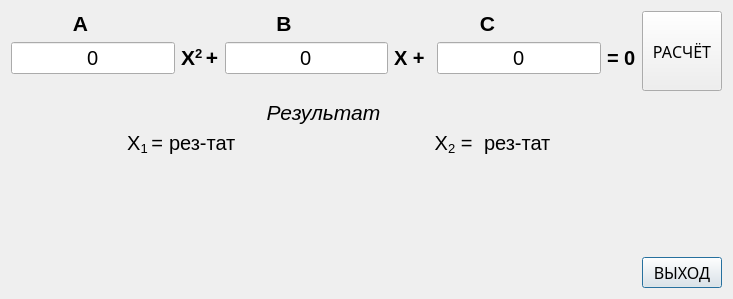
<?xml version="1.0" encoding="UTF-8"?>
<ui version="4.0">
 <class>path1</class>
 <widget class="QDialog" name="path1">
  <property name="geometry">
   <rect>
    <x>0</x>
    <y>0</y>
    <width>733</width>
    <height>299</height>
   </rect>
  </property>
  <property name="minimumSize">
   <size>
    <width>580</width>
    <height>250</height>
   </size>
  </property>
  <property name="windowTitle">
   <string>Dialog</string>
  </property>
  <layout class="QGridLayout" name="gridLayout">
   <item row="2" column="1">
    <widget class="QPushButton" name="pushButton_4">
     <property name="sizePolicy">
      <sizepolicy hsizetype="Expanding" vsizetype="Preferred">
       <horstretch>0</horstretch>
       <verstretch>0</verstretch>
      </sizepolicy>
     </property>
     <property name="font">
      <font>
       <family>Noto Sans TC Regular</family>
       <pointsize>12</pointsize>
      </font>
     </property>
     <property name="layoutDirection">
      <enum>Qt::RightToLeft</enum>
     </property>
     <property name="text">
      <string>ВЫХОД</string>
     </property>
    </widget>
   </item>
   <item row="0" column="0">
    <layout class="QVBoxLayout" name="verticalLayout">
     <item>
      <layout class="QHBoxLayout" name="horizontalLayout_2">
       <item>
        <spacer name="horizontalSpacer_4">
         <property name="sizePolicy">
          <sizepolicy hsizetype="Fixed" vsizetype="Minimum">
           <horstretch>0</horstretch>
           <verstretch>0</verstretch>
          </sizepolicy>
         </property>
         <property name="orientation">
          <enum>Qt::Horizontal</enum>
         </property>
         <property name="sizeType">
          <enum>QSizePolicy::Fixed</enum>
         </property>
         <property name="sizeHint" stdset="0">
          <size>
           <width>20</width>
           <height>20</height>
          </size>
         </property>
        </spacer>
       </item>
       <item>
        <widget class="QLabel" name="label_5">
         <property name="sizePolicy">
          <sizepolicy hsizetype="Expanding" vsizetype="Maximum">
           <horstretch>0</horstretch>
           <verstretch>0</verstretch>
          </sizepolicy>
         </property>
         <property name="font">
          <font>
           <pointsize>15</pointsize>
          </font>
         </property>
         <property name="text">
          <string>&lt;html&gt;&lt;head/&gt;&lt;body&gt;&lt;p align=&quot;center&quot;&gt;&lt;span style=&quot; font-size:16pt; font-weight:600;&quot;&gt;A&lt;/span&gt;&lt;/p&gt;&lt;/body&gt;&lt;/html&gt;</string>
         </property>
        </widget>
       </item>
       <item>
        <spacer name="horizontalSpacer">
         <property name="sizePolicy">
          <sizepolicy hsizetype="Expanding" vsizetype="Minimum">
           <horstretch>0</horstretch>
           <verstretch>0</verstretch>
          </sizepolicy>
         </property>
         <property name="orientation">
          <enum>Qt::Horizontal</enum>
         </property>
         <property name="sizeType">
          <enum>QSizePolicy::Expanding</enum>
         </property>
         <property name="sizeHint" stdset="0">
          <size>
           <width>40</width>
           <height>20</height>
          </size>
         </property>
        </spacer>
       </item>
       <item>
        <widget class="QLabel" name="label_4">
         <property name="sizePolicy">
          <sizepolicy hsizetype="Expanding" vsizetype="Maximum">
           <horstretch>0</horstretch>
           <verstretch>0</verstretch>
          </sizepolicy>
         </property>
         <property name="font">
          <font>
           <pointsize>15</pointsize>
          </font>
         </property>
         <property name="text">
          <string>&lt;html&gt;&lt;head/&gt;&lt;body&gt;&lt;p align=&quot;center&quot;&gt;&lt;span style=&quot; font-size:16pt; font-weight:600;&quot;&gt;B&lt;/span&gt;&lt;/p&gt;&lt;/body&gt;&lt;/html&gt;</string>
         </property>
        </widget>
       </item>
       <item>
        <spacer name="horizontalSpacer_2">
         <property name="sizePolicy">
          <sizepolicy hsizetype="Expanding" vsizetype="Minimum">
           <horstretch>0</horstretch>
           <verstretch>0</verstretch>
          </sizepolicy>
         </property>
         <property name="orientation">
          <enum>Qt::Horizontal</enum>
         </property>
         <property name="sizeType">
          <enum>QSizePolicy::Expanding</enum>
         </property>
         <property name="sizeHint" stdset="0">
          <size>
           <width>40</width>
           <height>20</height>
          </size>
         </property>
        </spacer>
       </item>
       <item>
        <widget class="QLabel" name="label_6">
         <property name="sizePolicy">
          <sizepolicy hsizetype="Expanding" vsizetype="Maximum">
           <horstretch>0</horstretch>
           <verstretch>0</verstretch>
          </sizepolicy>
         </property>
         <property name="font">
          <font>
           <pointsize>15</pointsize>
          </font>
         </property>
         <property name="text">
          <string>&lt;html&gt;&lt;head/&gt;&lt;body&gt;&lt;p align=&quot;center&quot;&gt;&lt;span style=&quot; font-size:16pt; font-weight:600;&quot;&gt;C&lt;/span&gt;&lt;/p&gt;&lt;/body&gt;&lt;/html&gt;</string>
         </property>
        </widget>
       </item>
       <item>
        <spacer name="horizontalSpacer_3">
         <property name="sizePolicy">
          <sizepolicy hsizetype="Expanding" vsizetype="Minimum">
           <horstretch>0</horstretch>
           <verstretch>0</verstretch>
          </sizepolicy>
         </property>
         <property name="orientation">
          <enum>Qt::Horizontal</enum>
         </property>
         <property name="sizeType">
          <enum>QSizePolicy::Expanding</enum>
         </property>
         <property name="sizeHint" stdset="0">
          <size>
           <width>40</width>
           <height>20</height>
          </size>
         </property>
        </spacer>
       </item>
      </layout>
     </item>
     <item>
      <layout class="QHBoxLayout" name="horizontalLayout">
       <property name="sizeConstraint">
        <enum>QLayout::SetDefaultConstraint</enum>
       </property>
       <item>
        <widget class="QLineEdit" name="lineEdit_a">
         <property name="sizePolicy">
          <sizepolicy hsizetype="Expanding" vsizetype="Maximum">
           <horstretch>0</horstretch>
           <verstretch>0</verstretch>
          </sizepolicy>
         </property>
         <property name="font">
          <font>
           <pointsize>15</pointsize>
          </font>
         </property>
         <property name="layoutDirection">
          <enum>Qt::LeftToRight</enum>
         </property>
         <property name="text">
          <string>0</string>
         </property>
         <property name="alignment">
          <set>Qt::AlignCenter</set>
         </property>
        </widget>
       </item>
       <item>
        <widget class="QLabel" name="labeltext">
         <property name="sizePolicy">
          <sizepolicy hsizetype="Expanding" vsizetype="Maximum">
           <horstretch>0</horstretch>
           <verstretch>0</verstretch>
          </sizepolicy>
         </property>
         <property name="font">
          <font>
           <pointsize>15</pointsize>
          </font>
         </property>
         <property name="text">
          <string>&lt;html&gt;&lt;head/&gt;&lt;body&gt;&lt;p&gt;&lt;span style=&quot; font-size:16pt; font-weight:600;&quot;&gt;X&lt;/span&gt;&lt;span style=&quot; font-size:16pt; font-weight:600; vertical-align:super;&quot;&gt;2 &lt;/span&gt;&lt;span style=&quot; font-size:16pt; font-weight:600;&quot;&gt;+&lt;/span&gt;&lt;/p&gt;&lt;/body&gt;&lt;/html&gt;</string>
         </property>
        </widget>
       </item>
       <item>
        <widget class="QLineEdit" name="lineEdit_b">
         <property name="sizePolicy">
          <sizepolicy hsizetype="Expanding" vsizetype="Maximum">
           <horstretch>0</horstretch>
           <verstretch>0</verstretch>
          </sizepolicy>
         </property>
         <property name="font">
          <font>
           <pointsize>15</pointsize>
          </font>
         </property>
         <property name="layoutDirection">
          <enum>Qt::LeftToRight</enum>
         </property>
         <property name="text">
          <string>0</string>
         </property>
         <property name="alignment">
          <set>Qt::AlignCenter</set>
         </property>
        </widget>
       </item>
       <item>
        <widget class="QLabel" name="labeltext_2">
         <property name="sizePolicy">
          <sizepolicy hsizetype="Expanding" vsizetype="Maximum">
           <horstretch>0</horstretch>
           <verstretch>0</verstretch>
          </sizepolicy>
         </property>
         <property name="font">
          <font>
           <pointsize>15</pointsize>
          </font>
         </property>
         <property name="text">
          <string>&lt;html&gt;&lt;head/&gt;&lt;body&gt;&lt;p&gt;&lt;span style=&quot; font-weight:600;&quot;&gt;X + &lt;/span&gt;&lt;/p&gt;&lt;/body&gt;&lt;/html&gt;</string>
         </property>
        </widget>
       </item>
       <item>
        <widget class="QLineEdit" name="lineEdit_c">
         <property name="sizePolicy">
          <sizepolicy hsizetype="Expanding" vsizetype="Maximum">
           <horstretch>0</horstretch>
           <verstretch>0</verstretch>
          </sizepolicy>
         </property>
         <property name="font">
          <font>
           <pointsize>15</pointsize>
          </font>
         </property>
         <property name="layoutDirection">
          <enum>Qt::LeftToRight</enum>
         </property>
         <property name="text">
          <string>0</string>
         </property>
         <property name="alignment">
          <set>Qt::AlignCenter</set>
         </property>
        </widget>
       </item>
       <item>
        <widget class="QLabel" name="labeltext_3">
         <property name="sizePolicy">
          <sizepolicy hsizetype="Expanding" vsizetype="Maximum">
           <horstretch>0</horstretch>
           <verstretch>0</verstretch>
          </sizepolicy>
         </property>
         <property name="font">
          <font>
           <pointsize>15</pointsize>
          </font>
         </property>
         <property name="text">
          <string>&lt;html&gt;&lt;head/&gt;&lt;body&gt;&lt;p&gt;&lt;span style=&quot; font-weight:600;&quot;&gt;= 0&lt;/span&gt;&lt;/p&gt;&lt;/body&gt;&lt;/html&gt;</string>
         </property>
        </widget>
       </item>
      </layout>
     </item>
     <item>
      <spacer name="verticalSpacer_2">
       <property name="orientation">
        <enum>Qt::Vertical</enum>
       </property>
       <property name="sizeType">
        <enum>QSizePolicy::Fixed</enum>
       </property>
       <property name="sizeHint" stdset="0">
        <size>
         <width>20</width>
         <height>20</height>
        </size>
       </property>
      </spacer>
     </item>
     <item>
      <widget class="QLabel" name="label_7">
       <property name="font">
        <font>
         <pointsize>16</pointsize>
         <weight>50</weight>
         <italic>true</italic>
         <bold>false</bold>
        </font>
       </property>
       <property name="text">
        <string>Результат</string>
       </property>
       <property name="alignment">
        <set>Qt::AlignCenter</set>
       </property>
      </widget>
     </item>
     <item>
      <layout class="QHBoxLayout" name="horizontalLayout_3">
       <item>
        <widget class="QLabel" name="label_8">
         <property name="sizePolicy">
          <sizepolicy hsizetype="Expanding" vsizetype="Maximum">
           <horstretch>0</horstretch>
           <verstretch>0</verstretch>
          </sizepolicy>
         </property>
         <property name="font">
          <font>
           <pointsize>15</pointsize>
          </font>
         </property>
         <property name="text">
          <string>&lt;html&gt;&lt;head/&gt;&lt;body&gt;&lt;p&gt;Х&lt;span style=&quot; vertical-align:sub;&quot;&gt;1 &lt;/span&gt;=&lt;/p&gt;&lt;/body&gt;&lt;/html&gt;</string>
         </property>
         <property name="alignment">
          <set>Qt::AlignRight|Qt::AlignTrailing|Qt::AlignVCenter</set>
         </property>
        </widget>
       </item>
       <item>
        <widget class="QLabel" name="label_output_x1">
         <property name="sizePolicy">
          <sizepolicy hsizetype="Expanding" vsizetype="Maximum">
           <horstretch>0</horstretch>
           <verstretch>0</verstretch>
          </sizepolicy>
         </property>
         <property name="font">
          <font>
           <pointsize>15</pointsize>
          </font>
         </property>
         <property name="text">
          <string>рез-тат</string>
         </property>
        </widget>
       </item>
       <item>
        <widget class="QLabel" name="label_11">
         <property name="sizePolicy">
          <sizepolicy hsizetype="Expanding" vsizetype="Maximum">
           <horstretch>0</horstretch>
           <verstretch>0</verstretch>
          </sizepolicy>
         </property>
         <property name="font">
          <font>
           <pointsize>15</pointsize>
          </font>
         </property>
         <property name="text">
          <string>&lt;html&gt;&lt;head/&gt;&lt;body&gt;&lt;p&gt;X&lt;span style=&quot; vertical-align:sub;&quot;&gt;2&lt;/span&gt; = &lt;/p&gt;&lt;/body&gt;&lt;/html&gt;</string>
         </property>
         <property name="alignment">
          <set>Qt::AlignRight|Qt::AlignTrailing|Qt::AlignVCenter</set>
         </property>
        </widget>
       </item>
       <item>
        <widget class="QLabel" name="label_output_x2">
         <property name="sizePolicy">
          <sizepolicy hsizetype="Expanding" vsizetype="Maximum">
           <horstretch>0</horstretch>
           <verstretch>0</verstretch>
          </sizepolicy>
         </property>
         <property name="font">
          <font>
           <pointsize>15</pointsize>
          </font>
         </property>
         <property name="text">
          <string>&lt;html&gt;&lt;head/&gt;&lt;body&gt;&lt;p&gt;рез-тат&lt;/p&gt;&lt;/body&gt;&lt;/html&gt;</string>
         </property>
        </widget>
       </item>
      </layout>
     </item>
     <item>
      <spacer name="verticalSpacer">
       <property name="orientation">
        <enum>Qt::Vertical</enum>
       </property>
       <property name="sizeType">
        <enum>QSizePolicy::MinimumExpanding</enum>
       </property>
       <property name="sizeHint" stdset="0">
        <size>
         <width>20</width>
         <height>40</height>
        </size>
       </property>
      </spacer>
     </item>
    </layout>
   </item>
   <item row="0" column="1">
    <layout class="QVBoxLayout" name="verticalLayout_3">
     <item>
      <widget class="QPushButton" name="pushButton">
       <property name="sizePolicy">
        <sizepolicy hsizetype="Expanding" vsizetype="Maximum">
         <horstretch>0</horstretch>
         <verstretch>0</verstretch>
        </sizepolicy>
       </property>
       <property name="minimumSize">
        <size>
         <width>0</width>
         <height>80</height>
        </size>
       </property>
       <property name="font">
        <font>
         <family>Microsoft YaHei</family>
         <pointsize>12</pointsize>
        </font>
       </property>
       <property name="text">
        <string>РАСЧЁТ</string>
       </property>
      </widget>
     </item>
     <item>
      <spacer name="verticalSpacer_3">
       <property name="orientation">
        <enum>Qt::Vertical</enum>
       </property>
       <property name="sizeHint" stdset="0">
        <size>
         <width>20</width>
         <height>40</height>
        </size>
       </property>
      </spacer>
     </item>
    </layout>
   </item>
  </layout>
 </widget>
 <resources/>
 <connections/>
</ui>
